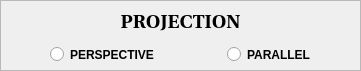
   <widget class="QFrame" name="frame_proj">
    <property name="geometry">
     <rect>
      <x>1020</x>
      <y>480</y>
      <width>361</width>
      <height>71</height>
     </rect>
    </property>
    <property name="frameShape">
     <enum>QFrame::Shape::StyledPanel</enum>
    </property>
    <property name="frameShadow">
     <enum>QFrame::Shadow::Raised</enum>
    </property>
    <widget class="QLabel" name="label_proj">
     <property name="geometry">
      <rect>
       <x>0</x>
       <y>10</y>
       <width>361</width>
       <height>21</height>
      </rect>
     </property>
     <property name="font">
      <font>
       <family>Utopia</family>
       <pointsize>14</pointsize>
       <bold>true</bold>
      </font>
     </property>
     <property name="layoutDirection">
      <enum>Qt::LayoutDirection::RightToLeft</enum>
     </property>
     <property name="frameShape">
      <enum>QFrame::Shape::NoFrame</enum>
     </property>
     <property name="text">
      <string>&lt;html&gt;&lt;head/&gt;&lt;body&gt;&lt;p align=&quot;center&quot;&gt;&lt;span style=&quot; color:#000000;&quot;&gt;PROJECTION&lt;/span&gt;&lt;/p&gt;&lt;/body&gt;&lt;/html&gt;</string>
     </property>
    </widget>
    <widget class="QWidget" name="gridLayoutWidget_5">
     <property name="geometry">
      <rect>
       <x>50</x>
       <y>40</y>
       <width>261</width>
       <height>31</height>
      </rect>
     </property>
     <layout class="QGridLayout" name="gridLayout">
      <item row="0" column="3">
       <widget class="QRadioButton" name="parall_batton">
        <property name="text">
         <string/>
        </property>
       </widget>
      </item>
      <item row="0" column="1">
       <widget class="QLabel" name="persp_label">
        <property name="text">
         <string>&lt;html&gt;&lt;head/&gt;&lt;body&gt;&lt;p&gt;&lt;span style=&quot; font-weight:700; color:#000000;&quot;&gt;PERSPECTIVE&lt;/span&gt;&lt;/p&gt;&lt;/body&gt;&lt;/html&gt;</string>
        </property>
       </widget>
      </item>
      <item row="0" column="4">
       <widget class="QLabel" name="paral_label">
        <property name="text">
         <string>&lt;html&gt;&lt;head/&gt;&lt;body&gt;&lt;p&gt;&lt;span style=&quot; font-weight:700; color:#000000;&quot;&gt;PARALLEL&lt;/span&gt;&lt;/p&gt;&lt;/body&gt;&lt;/html&gt;</string>
        </property>
       </widget>
      </item>
      <item row="0" column="0">
       <widget class="QRadioButton" name="persp_batton">
        <property name="text">
         <string/>
        </property>
       </widget>
      </item>
      <item row="0" column="2">
       <spacer name="horizontalSpacer_proj">
        <property name="orientation">
         <enum>Qt::Orientation::Horizontal</enum>
        </property>
        <property name="sizeHint" stdset="0">
         <size>
          <width>40</width>
          <height>20</height>
         </size>
        </property>
       </spacer>
      </item>
     </layout>
    </widget>
   </widget>
